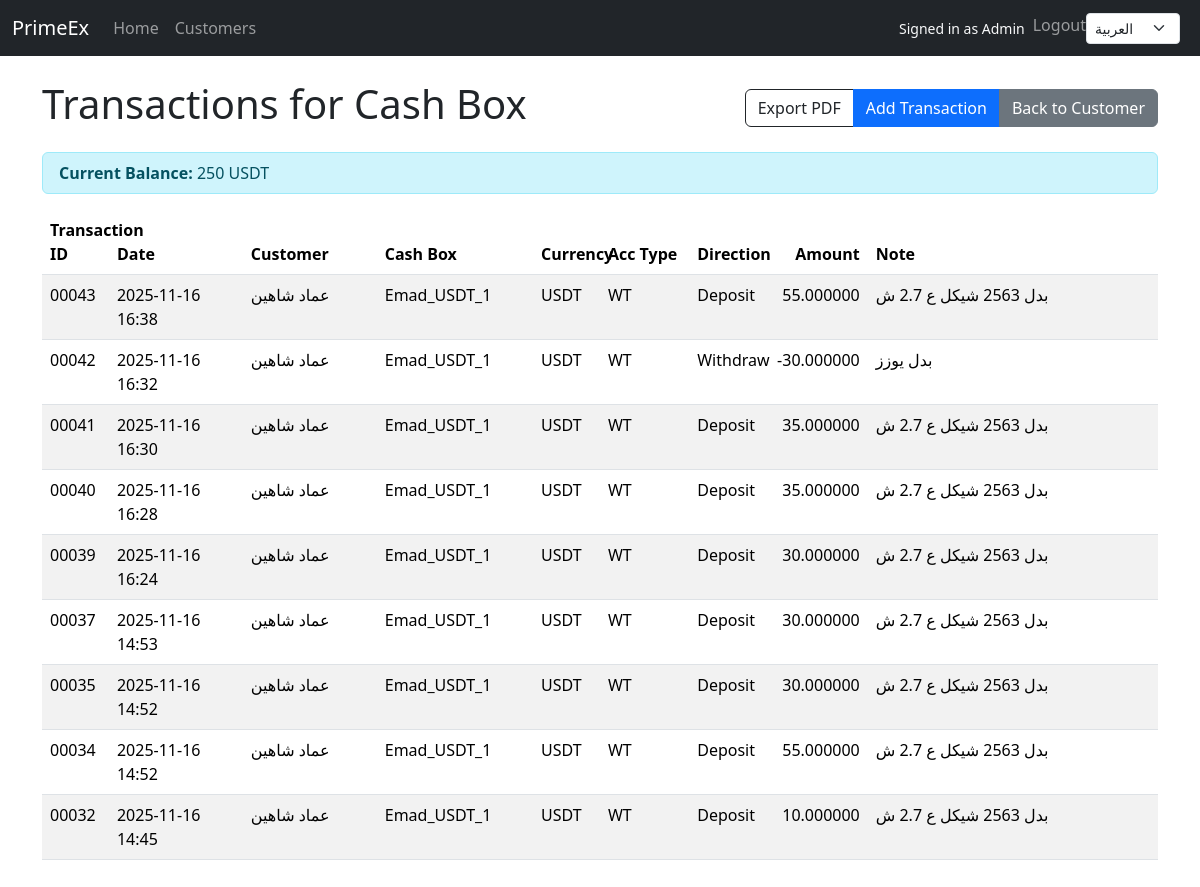
Page /en/cashboxes/8/transactions/ (signed in) on the committed database.
### cashbox/models.py (models this page shows, shortened)
class CashBox(models.Model):
    customer = models.ForeignKey(Customer, on_delete=models.CASCADE, related_name="cashboxes")
    currency = models.ForeignKey(Currency, on_delete=models.PROTECT)
    account_type = models.ForeignKey(AccountType, on_delete=models.PROTECT)
    name = models.CharField(max_length=100, blank=True, default="")
    created_at = models.DateTimeField(auto_now_add=True)
    class Meta:
        indexes = [
            Index(fields=["customer", "currency", "account_type"]),
        ]
    @property
    def balance(self) -> Decimal:
        signed_sum = self.transactions.aggregate(
            total=Sum(
                Case(
                    When(direction=Transaction.Direction.DEPOSIT, then=F("amount")),
                    When(direction=Transaction.Direction.WITHDRAW, then=-F("amount")),
                    default=Decimal("0.0"),
                    output_field=DecimalField(max_digits=18, decimal_places=6),
                )
            )
        )["total"]
        return signed_sum or Decimal("0")

class Currency(models.Model):
    code = models.CharField(max_length=10, unique=True)
    name = models.CharField(max_length=50)
    symbol = models.CharField(max_length=10, blank=True)
    decimal_places = models.PositiveSmallIntegerField(default=2)
    is_active = models.BooleanField(default=True)

class Transaction(models.Model):
    class Direction(models.TextChoices):
        DEPOSIT = "DEPOSIT", "Deposit"
        WITHDRAW = "WITHDRAW", "Withdraw"
    cashbox = models.ForeignKey(CashBox, on_delete=models.CASCADE, related_name="transactions")
    direction = models.CharField(max_length=8, choices=Direction.choices)
    amount = models.DecimalField(max_digits=18, decimal_places=6)
    note = models.CharField(max_length=255, blank=True)
    created_at = models.DateTimeField(auto_now_add=True)
    class Meta:
        ordering = ["-created_at"]
        indexes = [
            Index(fields=["cashbox", "created_at"]),
        ]
        constraints = [
            CheckConstraint(check=Q(amount__gt=0), name="amount_positive"),
        ]

class Customer(models.Model):
    name = models.CharField(max_length=200)
    phone = models.CharField(max_length=50, blank=True)
    created_at = models.DateTimeField(auto_now_add=True)

class AccountType(models.Model):
    code = models.CharField(max_length=20, unique=True)
    name = models.CharField(max_length=50)

### cashbox/views.py (the view)
# urls.py: path("cashboxes/<int:pk>/transactions/", CashBoxTransactionsView.as_view(), name="cashbox_transactions"),
class CashBoxTransactionsView(LoginRequiredMixin, ListView):
    model = Transaction
    paginate_by = 50
    template_name = "cashbox/transactions_list.html"
    def get_queryset(self):
        self.cashbox = get_object_or_404(
            CashBox.objects.select_related("customer", "currency", "account_type"),
            pk=self.kwargs["pk"],
        )
        qs = (
            Transaction.objects.filter(cashbox=self.cashbox)
            .select_related(
                "cashbox",
                "cashbox__customer",
                "cashbox__currency",
                "cashbox__account_type",
            )
            .order_by("-created_at", "-id")
        )
        return qs
    def get_context_data(self, **kwargs):
        ctx = super().get_context_data(**kwargs)
        ctx.update(
            {
                "scope": "cashbox",
                "cashbox": self.cashbox,
                "customer": self.cashbox.customer,
                "title": _("Transactions for Cash Box"),
            }
        )
        return ctx

### cashbox/context_processors.py (called while the page is built)
def nav_customers(request):
    customers = Customer.objects.all().only("id", "name").order_by("name")
    return {"nav_customers": customers}

### templates/cashbox/transactions_list.html (shortened to what this page needs)
{% extends "base.html" %}
{% load i18n humanize %}
{% block content %}
<div class="d-flex justify-content-between align-items-center mb-3">
  <h1>{{ title }}</h1>
  <div class="btn-group">
    {% if scope == 'cashbox' %}
      <a class="btn btn-outline-dark" href="{% url 'cashbox_transactions_pdf' cashbox.id %}">{% trans "Export PDF" %}</a>
    {% endif %}
    {% if perms.cashbox.add_transaction %}
      {% if scope == 'cashbox' %}
        <a class="btn btn-primary" href="{% url 'transaction_create' %}?cashbox={{ cashbox.id }}">{% trans "Add Transaction" %}</a>
      {% else %}
        <a class="btn btn-primary" href="{% url 'transaction_create' %}">{% trans "Add Transaction" %}</a>
      {% endif %}
    {% endif %}
    {% if scope == 'cashbox' %}
      <a class="btn btn-secondary" href="{% url 'customer_report' cashbox.customer.pk %}">{% trans "Back to Customer" %}</a>
    {% elif scope == 'customer' %}
      <a class="btn btn-secondary" href="{% url 'customer_report' customer.pk %}">{% trans "Back to Customer" %}</a>
    {% else %}
      <a class="btn btn-secondary" href="{% url 'dashboard' %}">{% trans "Back to Dashboard" %}</a>
    {% endif %}
  </div>
</div>
{% if scope == 'cashbox' %}
<div class="alert alert-info py-2 mb-3">
  <strong>{% trans "Current Balance" %}:</strong>
  {{ cashbox.balance }} {{ cashbox.currency.code }}
</div>
{% endif %}
<div class="table-responsive">
  <table class="table table-striped" style="table-layout: fixed;">
    <colgroup>
      <col style="width:6%">
      <col style="width:12%">
      <col style="width:12%">
      <col style="width:14%">
      <col style="width:6%">
      <col style="width:8%">
      <col style="width:4%">
      <col style="width:12%">
      <col style="width:26%">
    </colgroup>
    <thead>
      <tr>
        <th>{% trans "Transaction ID" %}</th>
        <th>{% trans "Date" %}</th>
        <th>{% trans "Customer" %}</th>
        <th>{% trans "Cash Box" %}</th>
        <th>{% trans "Currency" %}</th>
        <th>{% trans "Acc Type" %}</th>
        <th>{% trans "Direction" %}</th>
        <th class="text-end">{% trans "Amount" %}</th>
        <th>{% trans "Note" %}</th>
      </tr>
    </thead>
    <tbody>
      {% for t in object_list %}
      <tr>
        <td>{{ t.id|stringformat:"05d" }}</td>
        <td>{{ t.created_at|date:"Y-m-d H:i" }}</td>
        <td>{{ t.cashbox.customer.name }}</td>
        <td>
          {% if t.cashbox.name %}
            {{ t.cashbox.name }}
          {% else %}
            {{ t.cashbox.currency.code }} - {{ t.cashbox.account_type.code }}
          {% endif %}
        </td>
        <td>{{ t.cashbox.currency.code }}</td>
        <td>{{ t.cashbox.account_type.code }}</td>
        <td>{{ t.get_direction_display }}</td>
        <td class="text-end">
          {% if t.direction == 'WITHDRAW' %}-{% endif %}{{ t.amount }}
        </td>
        <td style="word-wrap: break-word; white-space: pre-wrap; overflow-wrap: break-word;">{{ t.note }}</td>
      </tr>
      {% empty %}
      <tr><td colspan="9" class="text-center text-muted">{% trans "No transactions found." %}</td></tr>
      {% endfor %}
    </tbody>
  </table>
</div>
{% endblock %}

### templates/base.html (shortened to what this page needs)
<!doctype html>
<html lang="en" dir="ltr">
  <head>
    <link href="https://cdn.jsdelivr.net/npm/bootstrap@5.3.3/dist/css/bootstrap.min.css" rel="stylesheet">
  </head>
  <body>
    <nav class="navbar navbar-expand-lg navbar-dark bg-dark">
      <div class="container-fluid">
        <a class="navbar-brand" href="/">PrimeEx</a>
        <div class="collapse navbar-collapse" id="navbarNav">
          {% if request.user.is_authenticated %}
            <ul class="navbar-nav me-auto">
              <li class="nav-item">
                <a class="nav-link" href="{% url 'dashboard' %}">Home</a>
              </li>
              <li class="nav-item">
                <a class="nav-link" href="{% url 'customer_list' %}">Customers</a>
              </li>
            </ul>
          {% endif %}
          <ul class="navbar-nav ms-auto">
            {% if request.user.is_authenticated %}
            <li class="nav-item me-2 d-flex align-items-center text-light">
              <span class="small">Signed in as {{ request.user.username }}</span>
            </li>
            <li class="nav-item">
              <form method="post" action="{% url 'logout' %}" class="d-inline">
                <button type="submit" class="btn btn-link nav-link p-0">Logout</button>
              </form>
            </li>
            {% else %}
            <li class="nav-item">
              <a class="nav-link" href="{% url 'login' %}">Login</a>
            </li>
            {% endif %}
            <li class="nav-item">
              <form action="/i18n/setlang/" method="post" class="d-flex align-items-center">
                <select name="language" class="form-select form-select-sm me-2" onchange="this.form.submit()">
                  {% if LANGUAGE_CODE == 'en' %}
                    <option value="en" selected="selected">English</option>
                    <option value="ar">العربية</option>
                  {% else %}
                    <option value="ar" selected="selected">العربية</option>
                  {% endif %}
                </select>
              </form>
            </li>
          </ul>
        </div>
      </div>
    </nav>
    <main class="container py-4">
      {% block content %}{% endblock %}
    </main>
  </body>
  </html>

### rows in the picture
CashBox: balance "250", currency.code "USDT"
Transaction: id "00043", created_at "2025-11-16 16:38", cashbox.customer.name "عماد شاهين", cashbox.name "Emad_USDT_1", cashbox.currency.code "USDT", cashbox.account_type.code "WT", direction "Deposit", amount "55.000000", note "بدل 2563 شيكل ع 2.7 ش"
Transaction: id "00042", created_at "2025-11-16 16:32", cashbox.customer.name "عماد شاهين", cashbox.name "Emad_USDT_1", cashbox.currency.code "USDT", cashbox.account_type.code "WT", direction "Withdraw", amount "30.000000", note "بدل يوزز"
Transaction: id "00041", created_at "2025-11-16 16:30", cashbox.customer.name "عماد شاهين", cashbox.name "Emad_USDT_1", cashbox.currency.code "USDT", cashbox.account_type.code "WT", direction "Deposit", amount "35.000000", note "بدل 2563 شيكل ع 2.7 ش"
Transaction: id "00040", created_at "2025-11-16 16:28", cashbox.customer.name "عماد شاهين", cashbox.name "Emad_USDT_1", cashbox.currency.code "USDT", cashbox.account_type.code "WT", direction "Deposit", amount "35.000000", note "بدل 2563 شيكل ع 2.7 ش"
Transaction: id "00039", created_at "2025-11-16 16:24", cashbox.customer.name "عماد شاهين", cashbox.name "Emad_USDT_1", cashbox.currency.code "USDT", cashbox.account_type.code "WT", direction "Deposit", amount "30.000000", note "بدل 2563 شيكل ع 2.7 ش"
Transaction: id "00037", created_at "2025-11-16 14:53", cashbox.customer.name "عماد شاهين", cashbox.name "Emad_USDT_1", cashbox.currency.code "USDT", cashbox.account_type.code "WT", direction "Deposit", amount "30.000000", note "بدل 2563 شيكل ع 2.7 ش"
Transaction: id "00035", created_at "2025-11-16 14:52", cashbox.customer.name "عماد شاهين", cashbox.name "Emad_USDT_1", cashbox.currency.code "USDT", cashbox.account_type.code "WT", direction "Deposit", amount "30.000000", note "بدل 2563 شيكل ع 2.7 ش"
Transaction: id "00034", created_at "2025-11-16 14:52", cashbox.customer.name "عماد شاهين", cashbox.name "Emad_USDT_1", cashbox.currency.code "USDT", cashbox.account_type.code "WT", direction "Deposit", amount "55.000000", note "بدل 2563 شيكل ع 2.7 ش"
Transaction: id "00032", created_at "2025-11-16 14:45", cashbox.customer.name "عماد شاهين", cashbox.name "Emad_USDT_1", cashbox.currency.code "USDT", cashbox.account_type.code "WT", direction "Deposit", amount "10.000000", note "بدل 2563 شيكل ع 2.7 ش"

### other values in the picture
{{ request.user.username }} "Admin"
{{ title }} "Transactions for Cash Box"
